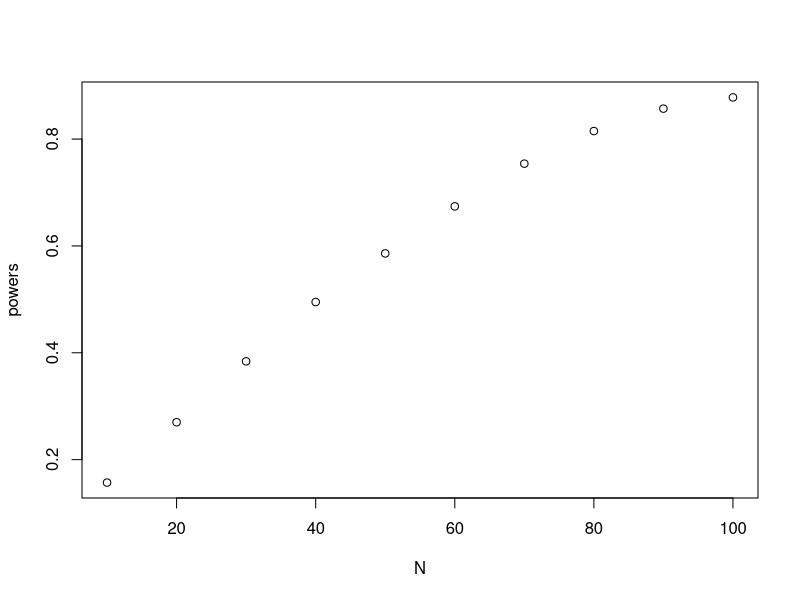

Recreate this plot in R.
#AMS 597 HW 6
#Nicholas Barrett

#Q1
x = runif(10000,min=0,max=pi/3)
g = mean(sin(x))
w.hat = pi/3 *g
w.hat
w = -cos(pi/3) + cos(0)
w
w.hat-w


#Q2

n=1000
x = runif(n,min=0,max=.5)
g = mean(exp(-x))
w.hat = .5*g
w.hat
var.g = sum((exp(-x)-w.hat)**2)/(n-1)
var.g

g2 = rexp(n)
g.mean = mean(g2)
w.hat2 = .5*g.mean
w.hat2
var.g2 = sum((g2-w.hat)**2)/(n-1)
var.g2
#var.g is much smaller, runif did better

#Q3
my.pbeta1 = function(a,b,x){
  t = runif(n,0,x)
  g = (t**(a-1))*((1-t)**(b-1))
  B.x = (x-0)*(mean(g))
  B.x
}

my.pbeta2 = function(a,b){
  u = rgamma(n,a)
  v = rgamma(n,b)
  y = u/(u+v)
  return(y)
}

n=1000
a = 3
b = 3
x = seq(.1,.9,.1)
Fx = rep(NA,length(x))
ind = 0
pbs = rep(NA,length(x))
for (i in x){
  ind = ind + 1
  Fx[ind]=my.pbeta1(a,b,i)/my.pbeta2(a,b)
  pbs[ind]=pbeta(i,a,b)
}
Fx
pbs
beta(3,3)
my.pbeta2(3,3)

#Q4a
iter = 1000
tpval = rep(NA,iter)
wpval = rep(NA,iter)

for (i in 1:iter){
  x = rnorm(20)
  ttest = t.test(x)
  wtest = wilcox.test(x)
  wpval[i] = wtest$p.value
  tpval[i] = ttest$p.value 
}
alpha.t = sum(as.numeric(tpval < .05))/iter
alpha.t

alpha.w = sum(as.numeric(wpval < .05))/iter
alpha.w
#b
iter = 1000
tpval = rep(NA,iter)
wpval = rep(NA,iter)

for (i in 1:iter){
  x = rnorm(20,mean=.5)
  ttest = t.test(x)
  wtest = wilcox.test(x)
  wpval[i] = wtest$p.value
  tpval[i] = ttest$p.value 
}
beta.t = sum(as.numeric(tpval > .05))/iter
power.t = 1-beta.t
power.t
beta.w = sum(as.numeric(wpval > .05))/iter
power.w = 1-beta.w
power.w

#Q5

my.powertest = function(n){
  iter = 1000
  tpval = rep(NA,iter)
  wpval = rep(NA,iter)
  for (i in 1:iter){
    x = rnorm(n)
    y = rnorm(n,mean=.5,sd=sqrt(1.5))
    ttest = t.test(x,y)
    tpval[i] = ttest$p.value 
  }
  beta.t = sum(as.numeric(tpval > .05))/iter
  power.t = 1-beta.t
  power.t
}

N = seq(10,100,10)
powers = rep(NA,length(N))
ind = 0
for(i in N){
  ind = ind +1
  powers[ind]=my.powertest(i)
}
plot(N,powers)
# n ~ 70 for a power > 80%
#b
n = ((1.96+1.645)**2)*(1.5)/(.25)
n
